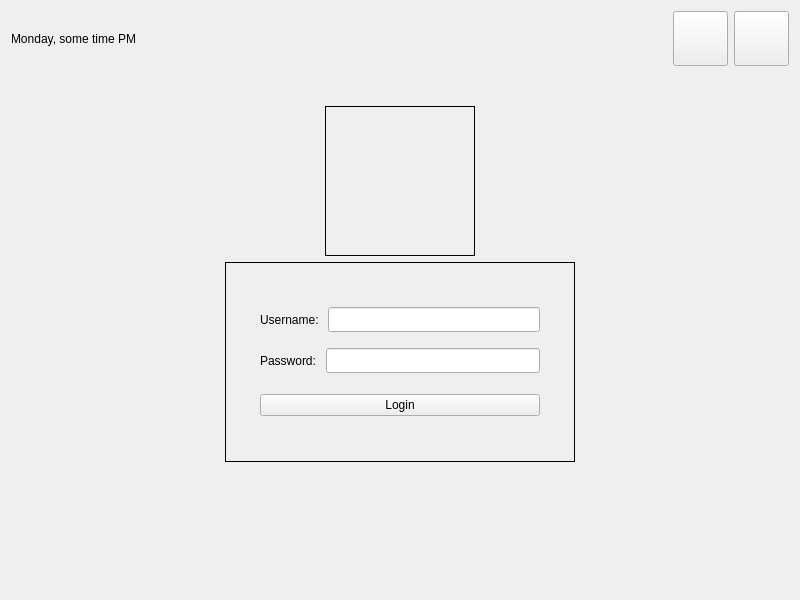
<?xml version="1.0" encoding="UTF-8"?>
<ui version="4.0">
 <class>MainWindow</class>
 <widget class="QMainWindow" name="MainWindow">
  <property name="geometry">
   <rect>
    <x>0</x>
    <y>0</y>
    <width>800</width>
    <height>600</height>
   </rect>
  </property>
  <property name="windowTitle">
   <string>MainWindow</string>
  </property>
  <property name="styleSheet">
   <string notr="true"/>
  </property>
  <widget class="QWidget" name="centralWidget">
   <layout class="QVBoxLayout" name="verticalLayout_3">
    <item>
     <layout class="QHBoxLayout" name="horizontalLayout">
      <item>
       <widget class="QLabel" name="currentDateTime">
        <property name="text">
         <string>Monday, some time PM</string>
        </property>
       </widget>
      </item>
      <item>
       <spacer name="horizontalSpacer">
        <property name="orientation">
         <enum>Qt::Horizontal</enum>
        </property>
        <property name="sizeType">
         <enum>QSizePolicy::Expanding</enum>
        </property>
        <property name="sizeHint" stdset="0">
         <size>
          <width>0</width>
          <height>0</height>
         </size>
        </property>
       </spacer>
      </item>
      <item>
       <widget class="QPushButton" name="restartButton">
        <property name="sizePolicy">
         <sizepolicy hsizetype="Fixed" vsizetype="Fixed">
          <horstretch>55</horstretch>
          <verstretch>55</verstretch>
         </sizepolicy>
        </property>
        <property name="minimumSize">
         <size>
          <width>55</width>
          <height>55</height>
         </size>
        </property>
        <property name="text">
         <string/>
        </property>
       </widget>
      </item>
      <item>
       <widget class="QPushButton" name="shutdownButton">
        <property name="sizePolicy">
         <sizepolicy hsizetype="Fixed" vsizetype="Fixed">
          <horstretch>0</horstretch>
          <verstretch>0</verstretch>
         </sizepolicy>
        </property>
        <property name="minimumSize">
         <size>
          <width>55</width>
          <height>55</height>
         </size>
        </property>
        <property name="text">
         <string/>
        </property>
       </widget>
      </item>
     </layout>
    </item>
    <item>
     <spacer name="verticalSpacer_3">
      <property name="orientation">
       <enum>Qt::Vertical</enum>
      </property>
      <property name="sizeHint" stdset="0">
       <size>
        <width>20</width>
        <height>150</height>
       </size>
      </property>
     </spacer>
    </item>
    <item>
     <layout class="QHBoxLayout" name="horizontalLayout_2">
      <property name="topMargin">
       <number>0</number>
      </property>
      <item>
       <widget class="QLabel" name="logo_2">
        <property name="sizePolicy">
         <sizepolicy hsizetype="Fixed" vsizetype="Fixed">
          <horstretch>0</horstretch>
          <verstretch>0</verstretch>
         </sizepolicy>
        </property>
        <property name="minimumSize">
         <size>
          <width>150</width>
          <height>150</height>
         </size>
        </property>
        <property name="styleSheet">
         <string notr="true">border: 1px solid;
</string>
        </property>
        <property name="text">
         <string/>
        </property>
       </widget>
      </item>
     </layout>
    </item>
    <item>
     <layout class="QHBoxLayout" name="horizontalLayout_3">
      <property name="topMargin">
       <number>0</number>
      </property>
      <property name="bottomMargin">
       <number>0</number>
      </property>
      <item>
       <widget class="QWidget" name="loginForm" native="true">
        <property name="sizePolicy">
         <sizepolicy hsizetype="Fixed" vsizetype="Fixed">
          <horstretch>0</horstretch>
          <verstretch>0</verstretch>
         </sizepolicy>
        </property>
        <property name="minimumSize">
         <size>
          <width>350</width>
          <height>200</height>
         </size>
        </property>
        <property name="styleSheet">
         <string notr="true">#loginForm {border: 1px solid;}</string>
        </property>
        <layout class="QVBoxLayout" name="verticalLayout">
         <property name="leftMargin">
          <number>35</number>
         </property>
         <property name="topMargin">
          <number>35</number>
         </property>
         <property name="rightMargin">
          <number>35</number>
         </property>
         <property name="bottomMargin">
          <number>35</number>
         </property>
         <item>
          <layout class="QHBoxLayout" name="horizontalLayout_5">
           <item>
            <widget class="QLabel" name="label">
             <property name="text">
              <string>Username: </string>
             </property>
            </widget>
           </item>
           <item>
            <widget class="QLineEdit" name="username">
             <property name="minimumSize">
              <size>
               <width>0</width>
               <height>25</height>
              </size>
             </property>
            </widget>
           </item>
          </layout>
         </item>
         <item>
          <layout class="QHBoxLayout" name="horizontalLayout_4">
           <item>
            <widget class="QLabel" name="label_2">
             <property name="text">
              <string>Password: </string>
             </property>
            </widget>
           </item>
           <item>
            <widget class="QLineEdit" name="password">
             <property name="minimumSize">
              <size>
               <width>0</width>
               <height>25</height>
              </size>
             </property>
            </widget>
           </item>
          </layout>
         </item>
         <item>
          <spacer name="verticalSpacer_2">
           <property name="orientation">
            <enum>Qt::Vertical</enum>
           </property>
           <property name="sizeType">
            <enum>QSizePolicy::Fixed</enum>
           </property>
           <property name="sizeHint" stdset="0">
            <size>
             <width>20</width>
             <height>5</height>
            </size>
           </property>
          </spacer>
         </item>
         <item>
          <widget class="QPushButton" name="loginButton">
           <property name="text">
            <string>Login</string>
           </property>
          </widget>
         </item>
        </layout>
       </widget>
      </item>
     </layout>
    </item>
    <item>
     <spacer name="verticalSpacer">
      <property name="orientation">
       <enum>Qt::Vertical</enum>
      </property>
      <property name="sizeHint" stdset="0">
       <size>
        <width>58</width>
        <height>243</height>
       </size>
      </property>
     </spacer>
    </item>
   </layout>
  </widget>
 </widget>
 <layoutdefault spacing="6" margin="11"/>
 <resources/>
 <connections/>
</ui>
